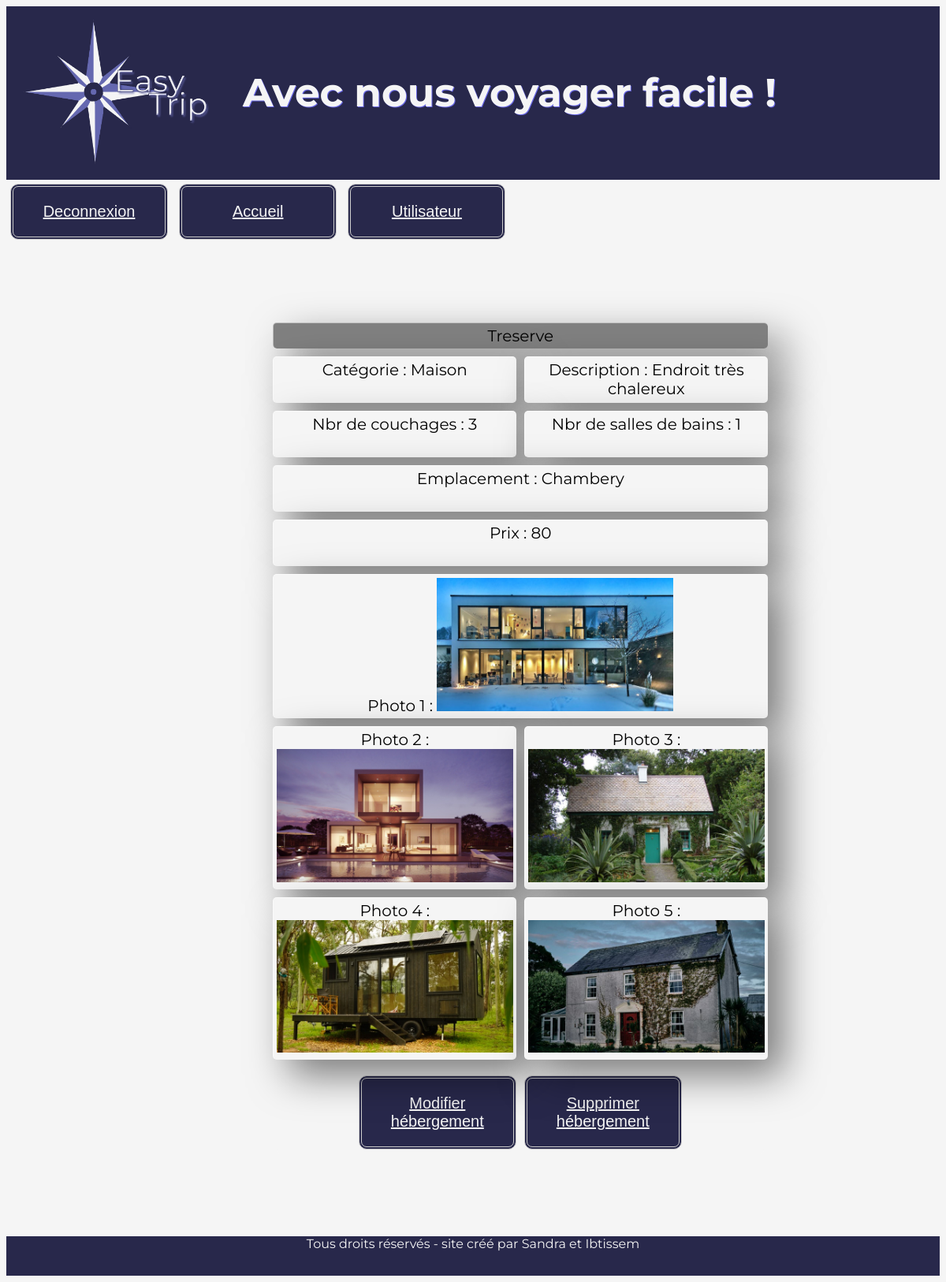
/Administrateur/afficher.hebergement.php?id=68 (signed in), run on the app's committed database.
### tables this page shows
CREATE TABLE `hebergements` (
  `Id` int(10) UNSIGNED NOT NULL,
  `Id_categorie` int(10) DEFAULT NULL,
  `Intitule` varchar(30) DEFAULT NULL,
  `Description` text NOT NULL,
  `Nombre_de_couchages` int(10) UNSIGNED NOT NULL,
  `Nombre_de_salles_de_bain` int(10) UNSIGNED NOT NULL,
  `Emplacement_geographique` varchar(30) NOT NULL,
  `Prix` int(10) UNSIGNED NOT NULL,
  `Disponibilite` tinyint(1) DEFAULT '1',
  `Nom1` varchar(50) NOT NULL,
  `Nom2` varchar(60) NOT NULL,
  `Nom3` varchar(60) NOT NULL,
  `Nom4` varchar(60) NOT NULL,
  `Nom5` varchar(60) NOT NULL
);

CREATE TABLE `categories` (
  `Id` int(10) UNSIGNED NOT NULL,
  `Nom` varchar(30) NOT NULL
);

### Administrateur/afficher.hebergement.php (the view, shortened to what this page needs)
<!DOCTYPE html>
<html lang="fr,en">
<head>
    <link rel="stylesheet" href="../CSS\style.admin.css">
</head>
<body>
<header>
<nav class="container--fluid">
<div class="item">
    <a href="indexheb.php"><img class = "logo" src="../imageeasytrip\Logo_easy_trip.png" alt="logo_easy_trip" srcset=""></a>
</div>
<div class="item">
    <h1>Avec nous voyager facile !</h1>
</div>
</nav>
</header>
<button><a href="deconnexion.php">Deconnexion</a></button>
<button><a href="indexheb.php">Accueil</a></button>
<button><a href="../utilisateur\accueil.php">Utilisateur</a></button>
<main>
                <?php
                try {
                require 'initialisation.php';
                    $sth = $conn->prepare("SELECT * FROM hebergements
                    LEFT JOIN categories ON hebergements.Id_categorie = categories.Id where hebergements.Id= :id");
                    $sth -> bindValue (":id" , $_GET['id'] );
                    $sth->execute();
                    $result = $sth->fetch();
                    if (isset($result)) {
                        ?>
                        <div class="fiche_hebergement">
                        <span> <?php  echo $result ['Intitule'] ;?></span>
                        <span> <?php  echo " Catégorie : " . $result ['Nom'] ;?></span>
                        <span> <?php echo " Description : " . $result ['Description'] ;?></span>
                        <span> <?php echo " Nbr de couchages : " . $result ['Nombre_de_couchages'] ;?></span>
                        <span><?php echo " Nbr de salles de bains : " . $result ['Nombre_de_salles_de_bain'] ;?></span>
                        <span> <?php echo " Emplacement : " . $result ['Emplacement_geographique'] ;?></span>
                        <span> <?php echo " Prix : " . $result ['Prix'] ;?></span>
                        <span><?php echo " Photo 1 : "  . '<img src= "../images/'. $result ['Nom1']. '" alt="photo hébergement">';?></span>
                        <span><?php echo " Photo 2 : "  . '<img src= "../images/'. $result ['Nom2']. '" alt="photo hébergement">';?></span>
                        <span><?php echo " Photo 3 : "  . '<img src= "../images/'. $result ['Nom3']. '" alt="photo hébergement">';?></span>
                        <span><?php echo " Photo 4 : "  . '<img src= "../images/'. $result ['Nom4']. '" alt="photo hébergement">';?></span>
                        <span><?php echo " Photo 5 : "  . '<img src= "../images/'. $result ['Nom5']. '" alt="photo hébergement">';?></span>
                      <div class="btn-crud">
                        <button> <?php echo'<a href="modifier.hebergement.php?id='.$_GET['id'].'"">Modifier hébergement</a>'; ?></button>
        <button><?php echo'<a href="supprimer.php?id='. $_GET['id'] .'">Supprimer hébergement</a>';?></button>
          </div>
                       </div>
                       <?php
                    }
                } catch (PDOException $e) {
                    echo 'Impossible de traiter les données. Erreur : ' . $e->getMessage();
                }
                ?>
    </main>
    <?php require 'footer.php';?>
</body></html>

### data on the page
hebergements: Intitule "Treserve", Id_categorie.Nom "Maison", Description "Endroit très chalereux", Nombre_de_couchages "3", Nombre_de_salles_de_bain "1", Emplacement_geographique "Chambery", Prix "80", Nom1 (picture), Nom2 (picture), Nom3 (picture), Nom4 (picture), Nom5 (picture)
